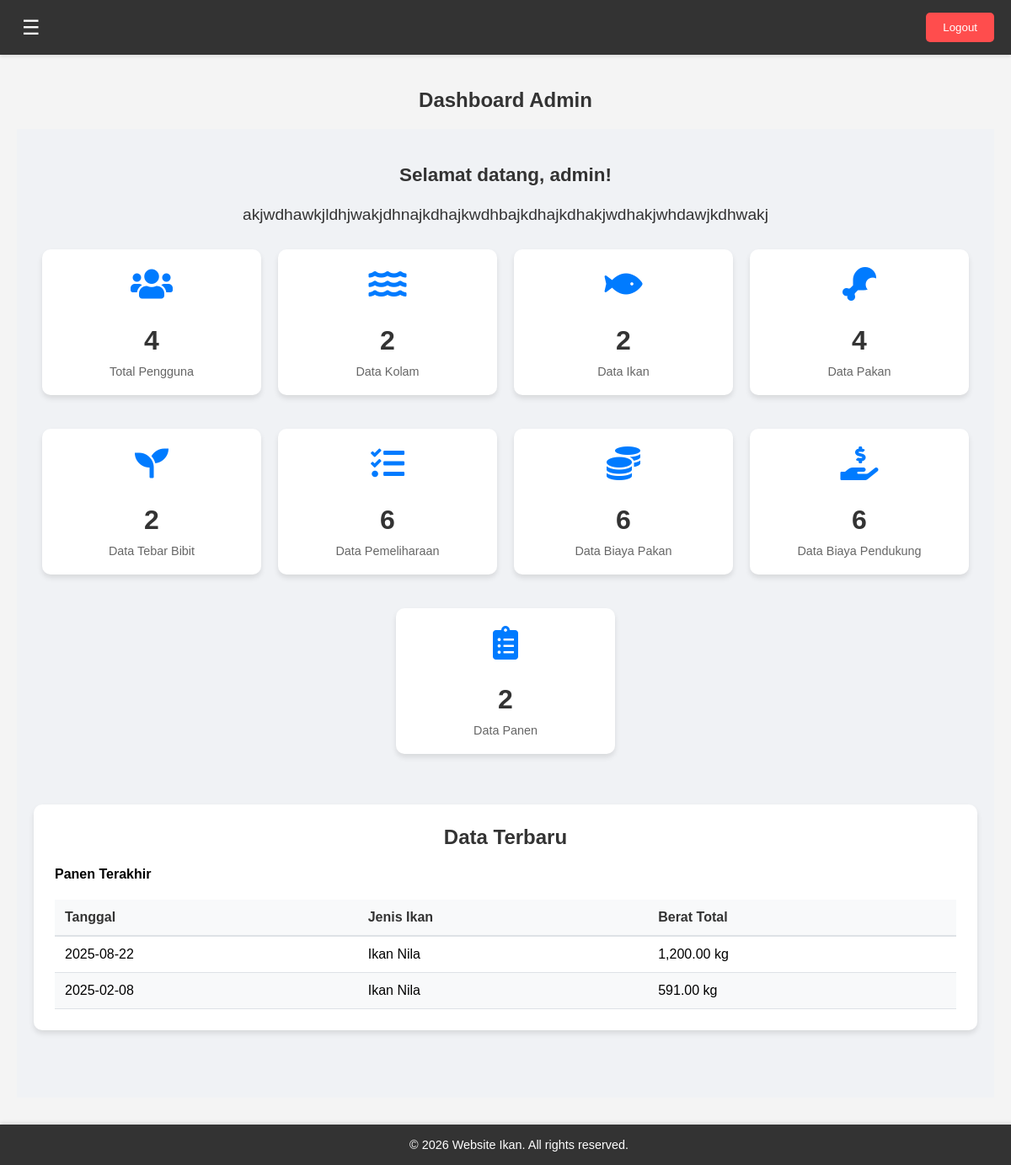
/dashboard-admin.php (signed in), run on the app's committed database.
### tables this page shows
CREATE TABLE `panen` (
  `id_panen` varchar(50) NOT NULL,
  `user_id` int(11) NOT NULL,
  `id_ikan` varchar(50) NOT NULL,
  `tanggal_panen` date NOT NULL,
  `id_kolam` varchar(50) NOT NULL,
  `jenis_ikan` varchar(100) NOT NULL,
  `usia_pemeliharaan` int(11) NOT NULL,
  `harga_per_kg` decimal(10,2) NOT NULL,
  `berat_total` decimal(10,2) NOT NULL,
  `harga_total` decimal(10,2) NOT NULL
);

CREATE TABLE `data_ikan` (
  `id_ikan` varchar(50) NOT NULL,
  `user_id` int(11) NOT NULL,
  `jenis_bibit` varchar(100) NOT NULL,
  `id_kolam` varchar(50) NOT NULL,
  `jumlah_bibit` int(11) NOT NULL,
  `tanggal_masuk_bibit` date DEFAULT NULL
);

### pages/dashboard-admin/home-dashboard.php (the view, shortened to what this page needs)
<?php
$stats = [
    'users' => mysqli_fetch_assoc(mysqli_query($conn, "SELECT COUNT(*) as count FROM user"))['count'],
    'ponds' => mysqli_fetch_assoc(mysqli_query($conn, "SELECT COUNT(*) as count FROM data_kolam"))['count'],
    'fish' => mysqli_fetch_assoc(mysqli_query($conn, "SELECT COUNT(*) as count FROM data_ikan"))['count'],
    'feed' => mysqli_fetch_assoc(mysqli_query($conn, "SELECT COUNT(*) as count FROM data_pakan"))['count'],
    'seedlings' => mysqli_fetch_assoc(mysqli_query($conn, "SELECT COUNT(*) as count FROM tebar_bibit"))['count'],
    'maintenance' => mysqli_fetch_assoc(mysqli_query($conn, "SELECT COUNT(*) as count FROM pemeliharaan_ikan"))['count'],
    'feed_cost' => mysqli_fetch_assoc(mysqli_query($conn, "SELECT COUNT(*) as count FROM biaya_pakan"))['count'],
    'support_cost' => mysqli_fetch_assoc(mysqli_query($conn, "SELECT COUNT(*) as count FROM biaya_pendukung"))['count'],
    'harvests' => mysqli_fetch_assoc(mysqli_query($conn, "SELECT COUNT(*) as count FROM panen"))['count']
];
?>
<h2>Dashboard Admin</h2>
<div class="dashboard-container">
    <div class="dashboard-welcome">
        <h3>Selamat datang, <?php echo htmlspecialchars($_SESSION['username']); ?>!</h3>
        <p>akjwdhawkjldhjwakjdhnajkdhajkwdhbajkdhajkdhakjwdhakjwhdawjkdhwakj</p>
    </div>
    <div class="dashboard-stats">
        <a href="dashboard-admin.php?page=manage-users" class="stat-card-link">
            <div class="stat-card">
                <div class="stat-icon"><i class="fas fa-users"></i></div>
                <div class="stat-content">
                    <h4><?php echo $stats['users']; ?></h4>
                    <p>Total Pengguna</p>
                </div>
            </div>
        </a>
        <a href="dashboard-admin.php?page=data-kolam" class="stat-card-link">
            <div class="stat-card">
                <div class="stat-icon"><i class="fas fa-water"></i></div>
                <div class="stat-content">
                    <h4><?php echo $stats['ponds']; ?></h4>
                    <p>Data Kolam</p>
                </div>
            </div>
        </a>
        <a href="dashboard-admin.php?page=data-ikan" class="stat-card-link">
            <div class="stat-card">
                <div class="stat-icon"><i class="fas fa-fish"></i></div>
                <div class="stat-content">
                    <h4><?php echo $stats['fish']; ?></h4>
                    <p>Data Ikan</p>
                </div>
            </div>
        </a>
        <a href="dashboard-admin.php?page=data-pakan" class="stat-card-link">
            <div class="stat-card">
                <div class="stat-icon"><i class="fas fa-drumstick-bite"></i></div>
                <div class="stat-content">
                    <h4><?php echo $stats['feed']; ?></h4>
                    <p>Data Pakan</p>
                </div>
            </div>
        </a>
        <a href="dashboard-admin.php?page=data-tebar-bibit" class="stat-card-link">
            <div class="stat-card">
                <div class="stat-icon"><i class="fas fa-seedling"></i></div>
                <div class="stat-content">
                    <h4><?php echo $stats['seedlings']; ?></h4>
                    <p>Data Tebar Bibit</p>
                </div>
            </div>
        </a>
        <a href="dashboard-admin.php?page=data-pemeliharaan" class="stat-card-link">
            <div class="stat-card">
                <div class="stat-icon"><i class="fas fa-tasks"></i></div>
                <div class="stat-content">
                    <h4><?php echo $stats['maintenance']; ?></h4>
                    <p>Data Pemeliharaan</p>
                </div>
            </div>
        </a>
        <a href="dashboard-admin.php?page=data-biaya-pakan" class="stat-card-link">
            <div class="stat-card">
                <div class="stat-icon"><i class="fas fa-coins"></i></div>
                <div class="stat-content">
                    <h4><?php echo $stats['feed_cost']; ?></h4>
                    <p>Data Biaya Pakan</p>
                </div>
            </div>
        </a>
        <a href="dashboard-admin.php?page=data-biaya-pendukung" class="stat-card-link">
            <div class="stat-card">
                <div class="stat-icon"><i class="fas fa-hand-holding-usd"></i></div>
                <div class="stat-content">
                    <h4><?php echo $stats['support_cost']; ?></h4>
                    <p>Data Biaya Pendukung</p>
                </div>
            </div>
        </a>
        <a href="dashboard-admin.php?page=data-panen" class="stat-card-link">
            <div class="stat-card">
                <div class="stat-icon"><i class="fas fa-clipboard-list"></i></div>
                <div class="stat-content">
                    <h4><?php echo $stats['harvests']; ?></h4>
                    <p>Data Panen</p>
                </div>
            </div>
        </a>
    </div>
    <div class="dashboard-recent">
        <h3>Data Terbaru</h3>
        <div class="recent-data">
            <div class="recent-panen">
                <h4>Panen Terakhir</h4>
                <table>
                    <thead>
                        <tr>
                            <th>Tanggal</th>
                            <th>Jenis Ikan</th>
                            <th>Berat Total</th>
                        </tr>
                    </thead>
                    <tbody>
                        <?php
                        $recent_panen = mysqli_query($conn, "SELECT p.tanggal_panen, di.jenis_bibit, p.berat_total
                                                            FROM panen p
                                                            JOIN data_ikan di ON p.id_ikan = di.id_ikan
                                                            ORDER BY p.tanggal_panen DESC LIMIT 5");
                        while ($row = mysqli_fetch_assoc($recent_panen)) {
                            echo "<tr>";
                            echo "<td>" . htmlspecialchars($row['tanggal_panen']) . "</td>";
                            echo "<td>" . htmlspecialchars($row['jenis_bibit']) . "</td>";
                            echo "<td>" . number_format($row['berat_total'], 2) . " kg</td>";
                            echo "</tr>";
                        }
                        ?>
                    </tbody>
                </table>
            </div>
        </div>
    </div>
</div>

### assets/css/dashboard-admin.css (style rules this page uses)
body, html { margin: 0; padding: 0; font-family: Arial, sans-serif; background-color: #f4f4f4; }
h2 { text-align: center; margin-top: 20px; color: #333; }
.dashboard-container { background-color: #f0f2f5; padding: 20px; margin-bottom: 60px; }
.dashboard-welcome { margin-bottom: 30px; font-size: 1.2em; color: #333; text-align: center; }
.dashboard-stats { display: flex; flex-wrap: wrap; justify-content: center; gap: 20px; margin-bottom: 40px; }
.stat-card-link { text-decoration: none; color: inherit; width: calc(20% - 20px); min-width: 200px; display: flex; justify-content: center; margin-bottom: 20px; }
.stat-card { background-color: #fff; border-radius: 10px; padding: 20px; text-align: center; box-shadow: 0 4px 6px rgba(0, 0, 0, 0.1); width: 100%; display: flex; flex-direction: column; justify-content: center; transition: transform 0.3s ease, box-shadow 0.3s ease; }
.stat-icon { font-size: 2.5em; margin-bottom: 15px; color: #007bff; }
.stat-content h4 { font-size: 2em; margin: 10px 0; color: #333; font-weight: bold; }
.stat-content p { margin: 5px 0 0; color: #666; font-size: 0.9em; }
@media (max-width: 1200px) { .stat-card-link { width: calc(25% - 20px); } }
.dashboard-recent { background-color: #fff; border-radius: 10px; padding: 25px; box-shadow: 0 4px 6px rgba(0, 0, 0, 0.1); margin-bottom: 60px; }
.dashboard-recent h3 { margin-top: 0; margin-bottom: 20px; color: #333; font-size: 1.5em; text-align: center; }
.dashboard-recent table { width: 100%; border-collapse: separate; border-spacing: 0; }
.dashboard-recent th, .dashboard-recent td { border: none; padding: 12px; text-align: left; }
.dashboard-recent th { background-color: #f8f9fa; font-weight: bold; color: #333; border-bottom: 2px solid #dee2e6; }
.dashboard-recent tr:nth-child(even) { background-color: #f8f9fa; }
.dashboard-recent td { border-bottom: 1px solid #dee2e6; }

### data on the page
panen: tanggal_panen "2025-08-22", id_ikan.jenis_bibit "Ikan Nila", berat_total "1,200.00"
panen: tanggal_panen "2025-02-08", id_ikan.jenis_bibit "Ikan Nila", berat_total "591.00"

### other printed values
$_SESSION['username'] "admin"
$stats['users'] "4"
$stats['ponds'] "2"
$stats['fish'] "2"
$stats['feed'] "4"
$stats['seedlings'] "2"
$stats['maintenance'] "6"
$stats['feed_cost'] "6"
$stats['support_cost'] "6"
$stats['harvests'] "2"
